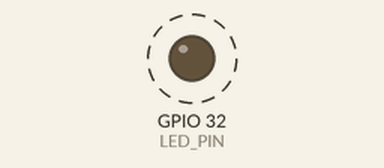
This program was run on a simulated ESP32. Parts: output pins drawn as LEDs (lit = HIGH). Dashed ring = blinking.

Above: at 0.5 s.
Timing chart, 0 to 3.0 s (numbered marks = the images above):
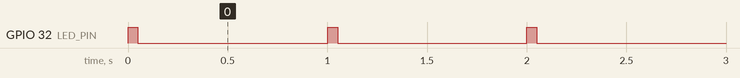

The program:

main.cpp
```cpp
/**
 * ----------------------------------------------------------------------------
 * ESP32 Remote Control with WebSocket
 * ----------------------------------------------------------------------------
 * © 2020 Stéphane Calderoni
 * ----------------------------------------------------------------------------
 */

#include <Arduino.h>

// ----------------------------------------------------------------------------
// Definition of macros
// ----------------------------------------------------------------------------

#define LED_PIN 32

// ----------------------------------------------------------------------------
// Definition of the Led component
// ----------------------------------------------------------------------------

struct Led {
    // state variables
    uint8_t pin;
    bool    on;

    // methods
    void update() {
        digitalWrite(pin, on ? HIGH : LOW);
    }
};

// ----------------------------------------------------------------------------
// Definition of global variables
// ----------------------------------------------------------------------------

Led led = { LED_PIN, false };

// ----------------------------------------------------------------------------
// Initialization
// ----------------------------------------------------------------------------

void setup() {
    pinMode(led.pin, OUTPUT);
}

// ----------------------------------------------------------------------------
// Main control loop
// ----------------------------------------------------------------------------

void loop() {
    led.on = millis() % 1000 < 50;
    led.update();
}
```

Measured:
- by itself, GPIO 32 (LED_PIN): alternates HIGH for 0.05 s and LOW for 0.95 s
